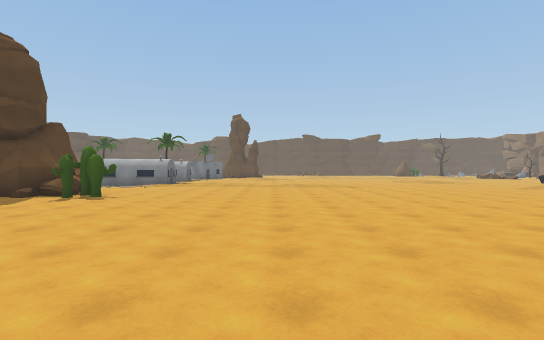
View 1 (above)

24 first-person views from a walk through a 3-D level made in the Unity game engine. The camera is 1.4 m above the floor, looks level and sees 85° across. The floor is counted in squares, 2 m on a side. Each view is taken from the middle of a square. On the plan, view 1 faces up. The plan holds only what a view shows up to about 10 squares ahead; the rest is blank. The place goes on beyond the plan. Some animated figures are not drawn.

View 2
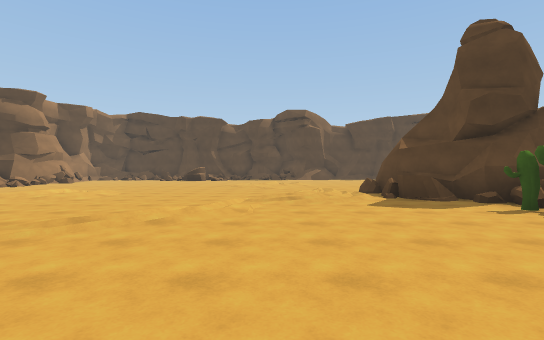

View 3
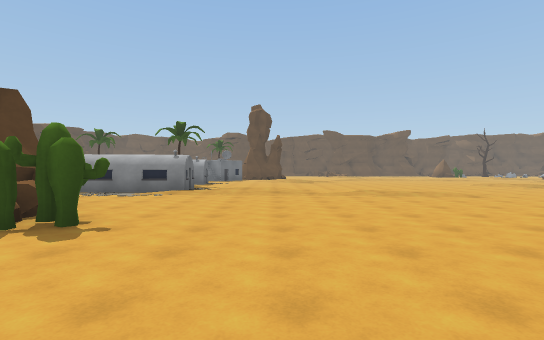

View 4
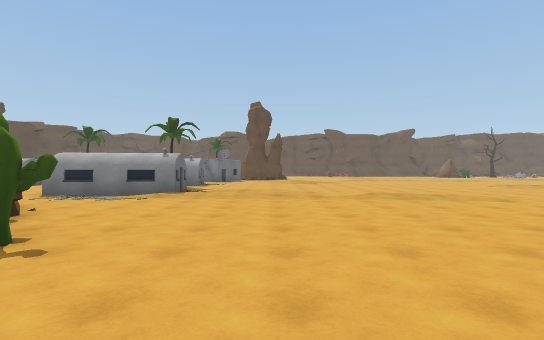

View 5
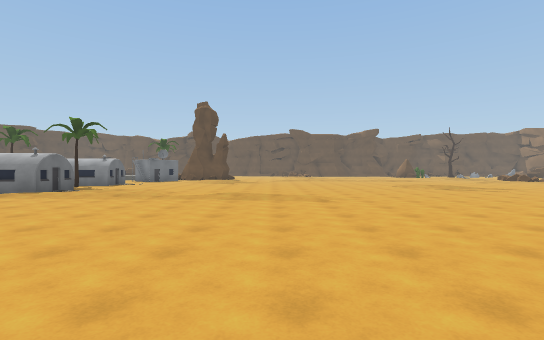

View 6
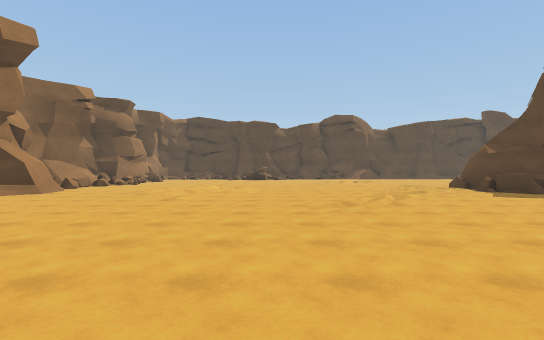

View 7
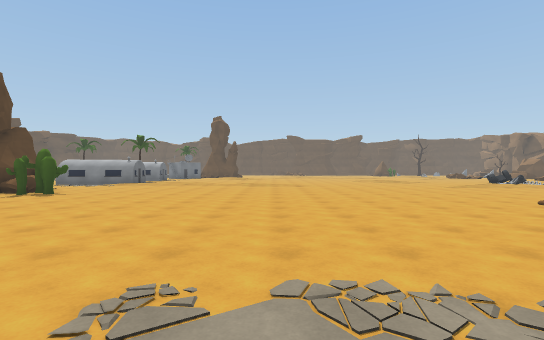

View 8
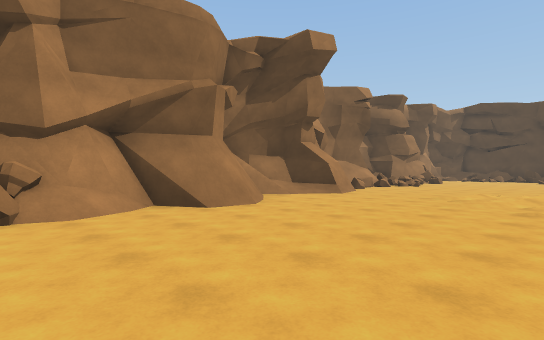

View 9
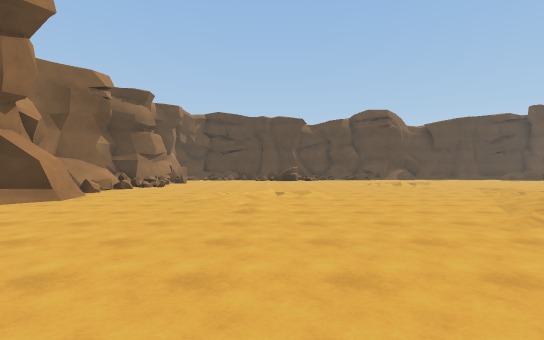

View 10
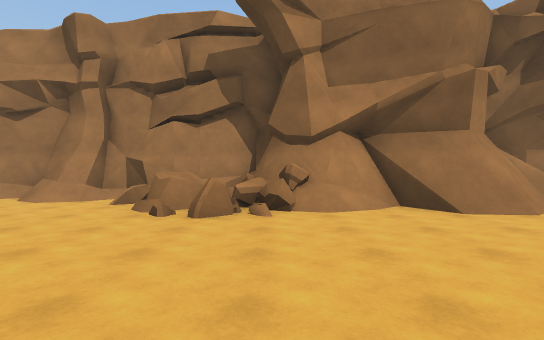

View 11
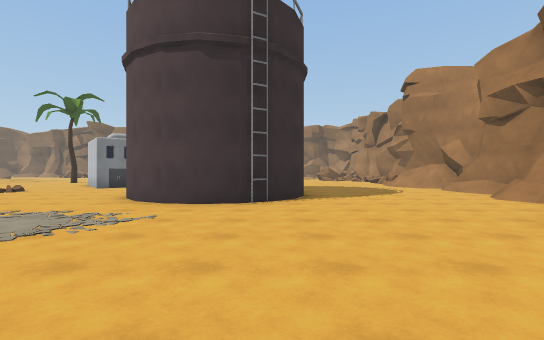

View 12
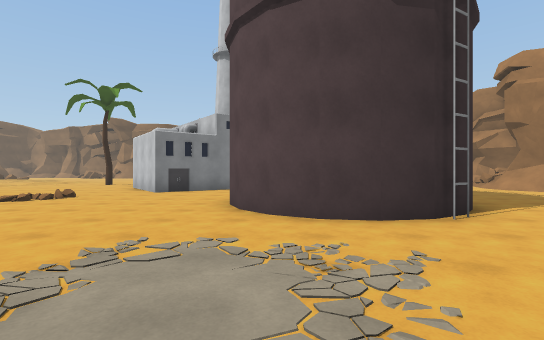

View 13
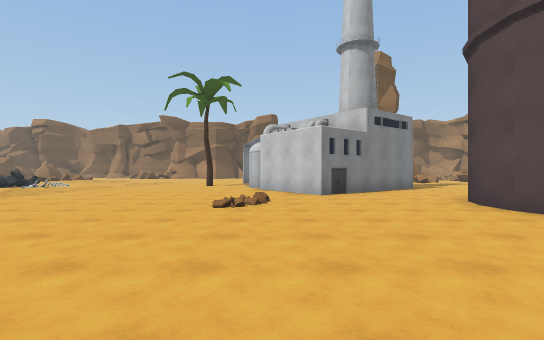

View 14
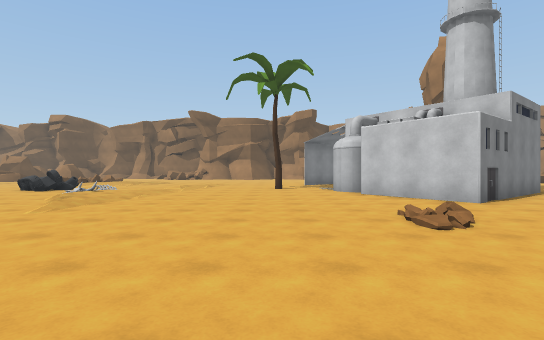

View 15
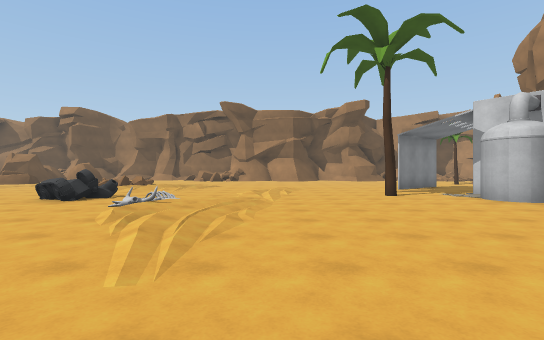

View 16
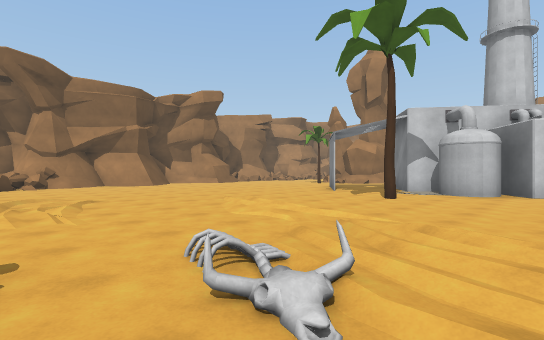

View 17
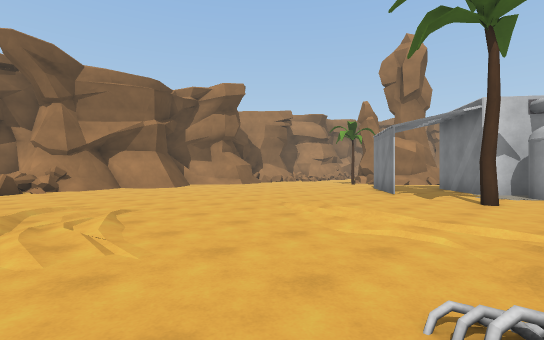

View 18
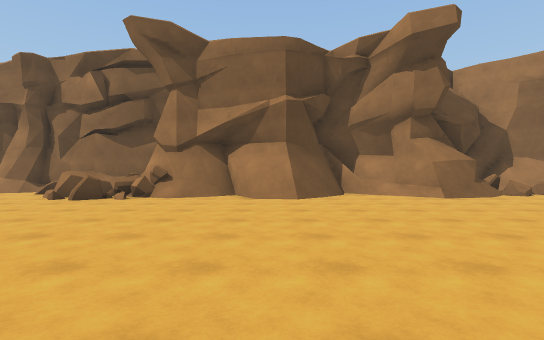

View 19
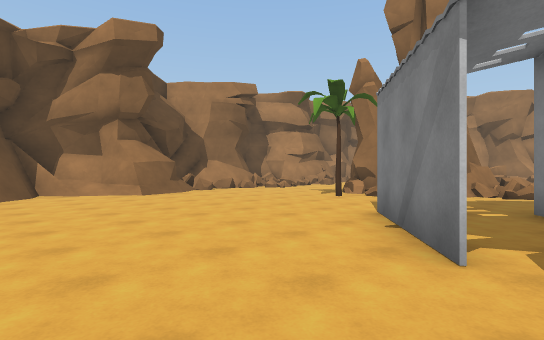

View 20
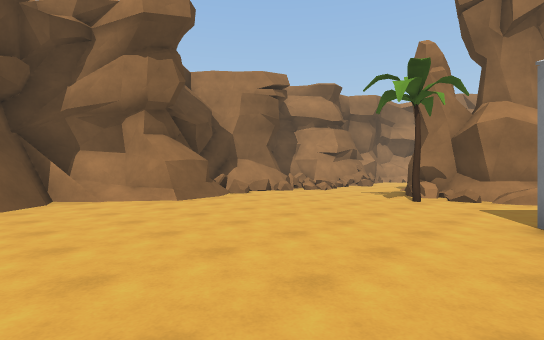

View 21
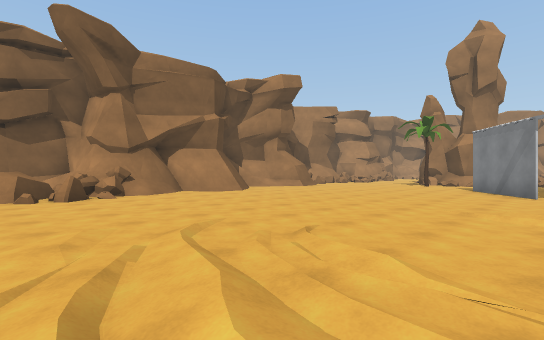

View 22
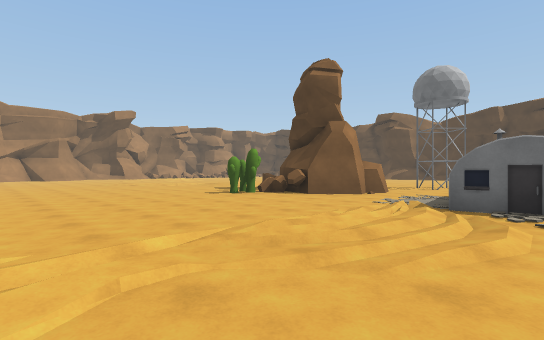

View 23
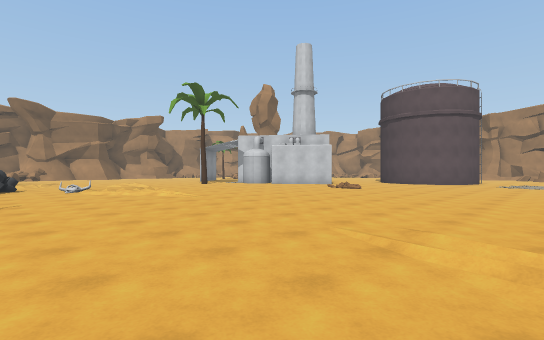

View 24
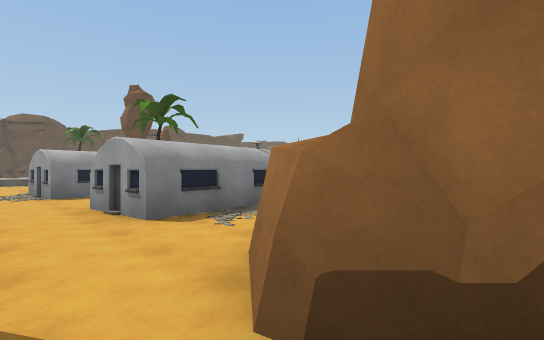

### Floor plan
Key: @ floor where view 1 was taken; # wall or solid block; . floor; / step, stairs or slope; = window, fence, low wall or low ledge; ^ raised ledge; C cactus; B building; T tree; O other object.
Columns run from 10 left of view 1 to 27 right of it. Each row starts with its distance up from view 1.
 15 ..B  B..................OO..//......==
 14 ..BBBB////...............O.///.....=^=
 13 ...B.////////..........O...././....###
 12 ..........////.......///............##
 11 ....................//////........../#
 10 .###.....................///........##
  9 .####...............................##
  8  ####C..............................##
  7  ##^.....................T...........#
  6  #=..................................#
  5 ////............../.........#.......##
  4 .///..............//..##O.#.##......##
  3 ..//.................### O#........./#
  2 ....///..............##   ##........=#
  1 .....//...............##   ....T.....#
  0 ....../...@............#    ..##=... #
 -1 ................####...#    =####..
 -2 .///............#    ..     .#  #.
 -3 . //...........##           .#
 -4 ..///..........###          =#
 -5 .../................
 -6 ....................
 -7 .....................
 -8 ..##../##./=#=........
 -9  =##//#######^=....../
-10    ####    #////#.##
-11            #########

Where each view was taken, in squares from view 1:
view 1: 0 up, 0 right, facing up
view 2: 3 up, 0 right, facing left
view 3: 4 up, 2 left, facing up
view 4: 5 up, 2 left, facing up
view 5: 5 up, 2 right, facing up
view 6: 1 down, 2 right, facing left
view 7: 1 down, 2 right, facing up
view 8: 3 down, 1 right, facing down-left
view 9: 3 down, 0 right, facing left
view 10: 3 down, 1 right, facing down
view 11: 4 down, 1 left, facing right
view 12: 1 down, 1 right, facing right
view 13: 4 up, 2 right, facing right
view 14: 7 up, 4 right, facing right
view 15: 10 up, 7 right, facing right
view 16: 14 up, 12 right, facing down-right
view 17: 14 up, 14 right, facing down-right
view 18: 9 up, 18 right, facing right
view 19: 8 up, 17 right, facing down-right
view 20: 8 up, 19 right, facing down-right
view 21: 15 up, 17 right, facing down-right
view 22: 15 up, 1 right, facing down-left
view 23: 15 up, 2 right, facing down-right
view 24: 9 up, 10 left, facing up-right
